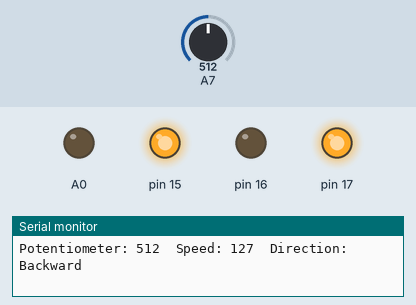
Simulated run of this sketch. Board: Arduino Uno, built with avr-gcc and run on an emulated ATmega328P. Shown: output pins drawn as LEDs (lit = HIGH), the last lines printed to the serial monitor. Inputs (shaded band) come from the test bench; at power-on: A7 = 512.

Above: at 1.2 s.
1.3 s: A7 set to 530
At 1.9 s:
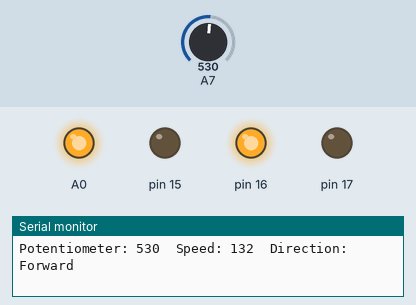
2.8 s: A7 set to 306
At 3.4 s:
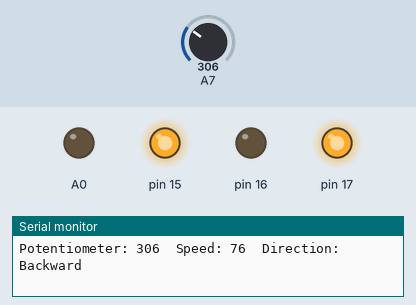
Timing chart, 0 to 5.8 s (numbered marks = the images above; inputs shaded):
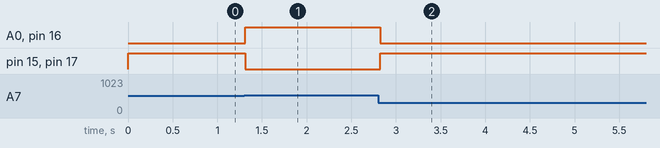

The sketch:

pwm_two_motor_adc.ino
```cpp
#include <Arduino.h>

// Pin definitions
#define MOTOR1_DIR_A_PIN 0x00  // MOTOR1 Direction pin A (Offset for PORTC)
#define MOTOR1_DIR_B_PIN 0x01  // MOTOR1 Direction pin B (Offset for PORTC)
#define MOTOR1_ENABLE_PIN 0x40 // MOTOR1 Enable pin (Offset for PORTD)

#define MOTOR2_DIR_A_PIN 0x02  // MOTOR2 Direction pin A (Offset for PORTC)
#define MOTOR2_DIR_B_PIN 0x03  // MOTOR2 Direction pin B (Offset for PORTC)
#define MOTOR2_ENABLE_PIN 0x20 // MOTOR2 Enable pin (Offset for PORTD)

#define POT_PIN 0x05            // Potentiometer input (Analog PIN A5)

void init_ADC() {
  ADMUX |= (0 << REFS1) | (1 << REFS0); // AVcc reference
  ADMUX &= ~(1 << ADLAR);               // Right adjust result
  ADCSRA |= (1 << ADEN);                // ADC enable
  ADCSRA |= (1 << ADPS2) | (1 << ADPS1) | (1 << ADPS0); // Prescaler 128
}

int read_ADC(uint8_t channel) {
  channel &= 0x07;                      // Ensure channel is between 0-7
  ADMUX = (ADMUX & 0xF8) | channel;     // Select ADC channel
  ADCSRA |= (1 << ADSC);                // Start ADC conversion
  while (ADCSRA & (1 << ADSC));         // Wait for conversion to complete
  return ADCW;                          // Read ADC value (10-bit)
}

void setup() {
  Serial.begin(9600);
  init_ADC();

  // Configure pins
  DDRC |= (1 << MOTOR1_DIR_A_PIN) | (1 << MOTOR1_DIR_B_PIN) | (1 << MOTOR2_DIR_A_PIN) | (1 << MOTOR2_DIR_B_PIN); // Set direction pins as outputs
  DDRD |= (1 << MOTOR1_ENABLE_PIN) | (1 << MOTOR2_ENABLE_PIN);                                                    // Set enable pins as outputs

  // Timer setup for PWM on pins 9 and 10 (adjust as needed for desired PWM frequency)
  TCCR1A = (1 << COM1A1) | (1 << COM1B1) | (1 << WGM10); // Fast PWM, 8-bit
  TCCR1B = (1 << CS11);                                  // Prescaler 8
}

void loop() {
  int pot_value = read_ADC(POT_PIN - A0);
  int speed = map(pot_value, 0, 1023, 0, 255);

  // Set direction based on potentiometer value
  bool forward = (pot_value > 512);

  // Motor 1 direction
  if (forward) {
    PORTC |= (1 << MOTOR1_DIR_A_PIN);
    PORTC &= ~(1 << MOTOR1_DIR_B_PIN);
  } else {
    PORTC &= ~(1 << MOTOR1_DIR_A_PIN);
    PORTC |= (1 << MOTOR1_DIR_B_PIN);
  }
  // Motor 1 speed
  //OCR1B = speed;
  int speed1 = 200;
  OCR1B = speed1;

  // Motor 2 direction
  if (forward) {
    PORTC |= (1 << MOTOR2_DIR_A_PIN);
    PORTC &= ~(1 << MOTOR2_DIR_B_PIN);
  } else {
    PORTC &= ~(1 << MOTOR2_DIR_A_PIN);
    PORTC |= (1 << MOTOR2_DIR_B_PIN);
  }
  // Motor 2 speed
  //OCR1A = speed;
  OCR1A = speed1;

  Serial.print("Potentiometer: ");
  Serial.print(pot_value);
  Serial.print("  Speed: ");
  Serial.print(speed);
  Serial.print("  Direction: ");
  Serial.println(forward ? "Forward" : "Backward");
  delay(100);
}
```

Measured:
- the behaviour switches between 512 and 513 on A7 (found by bisection; images 0 and 1)
- after the input at 1.3 s, A0, pin 16: LOW → HIGH at once; pin 15, pin 17: HIGH → LOW at once
- after the input at 2.8 s, A0, pin 16: HIGH → LOW at once; pin 15, pin 17: LOW → HIGH at once
